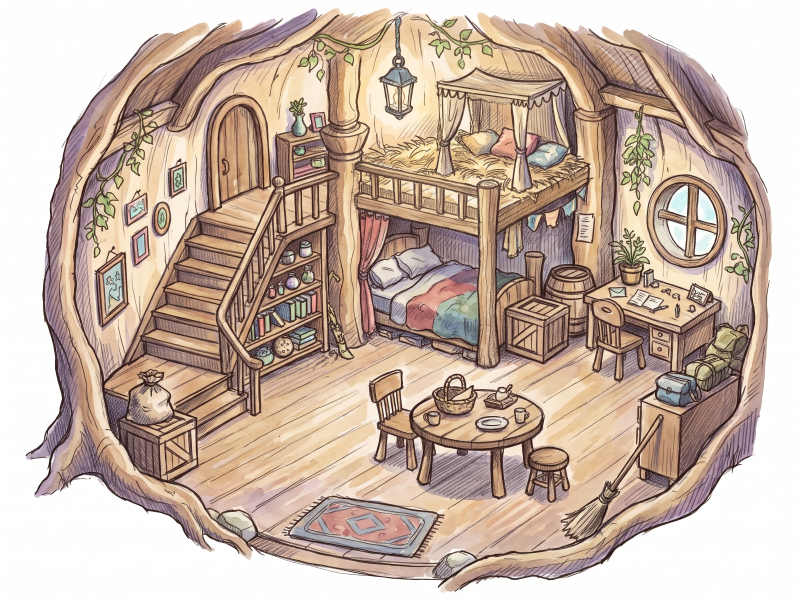
#> input picture docs/concept/hut_interior.jpg, 2400 x 1792 px (shown at 1/3 size)
$ python prepare_interior.py
#> lines starting #> are read from the running program, lines starting #| are printed output that depends on the picture; after the words box and inside, x2 and y2 are one past the last pixel; in counts of white or black regions, pixels touching at a corner belong together
"""木の家の中の絵（docs/concept/hut_interior.jpg。2026-11-19 Ronnie）をゲーム用にする。

- 1000x747 に縮める（村と同じく、絵の1px＝ゲームの1px。画面は 800x450 なので、中を歩くと少し動く）
- 部屋のまわりの白い紙は、暗い木の色にする（部屋の外が白く見えないように）
出力：public/assets/maps/hut.jpg
使い方：python tools/prepare_interior.py（numpy・scipy・Pillow）
"""
from pathlib import Path

import numpy as np
from PIL import Image
from scipy import ndimage

ROOT = Path(__file__).resolve().parent.parent
SRC = ROOT / 'docs/concept/hut_interior.jpg'
OUT = ROOT / 'public/assets/maps/hut.jpg'
SIZE = (1000, 747)
DARK = np.array([27, 23, 18], np.float32)


def main():
    im = Image.open(SRC).convert('RGB').resize(SIZE, Image.LANCZOS)
    a = np.asarray(im).astype(np.float32)
    mn = a.min(axis=2)
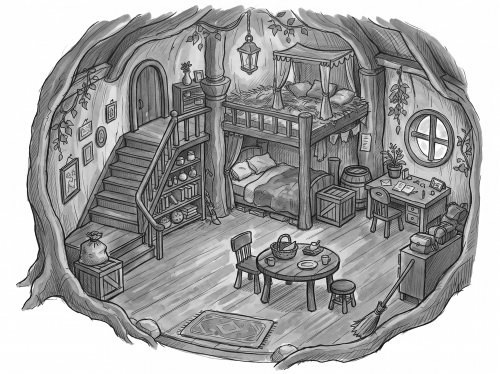
#> mn: shape (747, 1000) float32 (shown at 1/2 size); min 0, max 255, mean 163
    sat = a.max(axis=2) - mn
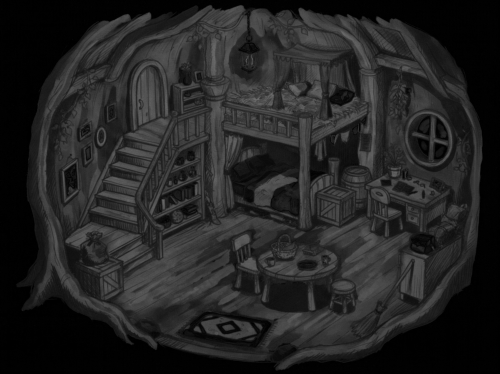
#> sat: shape (747, 1000) float32 (shown at 1/2 size); min 0, max 112, mean 35.4
    paper = (mn > 222) & (sat < 26)
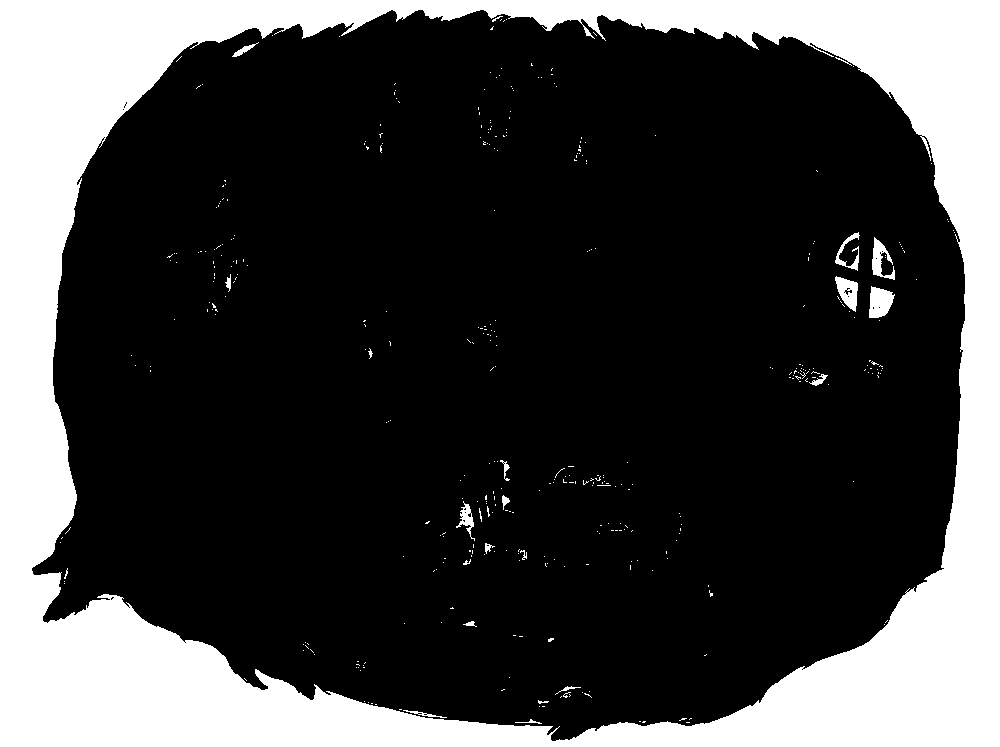
#> paper: shape (747, 1000) bool; 25.5% white; 388 white regions (367 under 20 px), largest, box (x1, y1, x2, y2) and area: (0, 0, 1000, 747) 186928, (869, 286, 895, 318) 594, (835, 276, 858, 312) 478
    lab, _ = ndimage.label(paper)
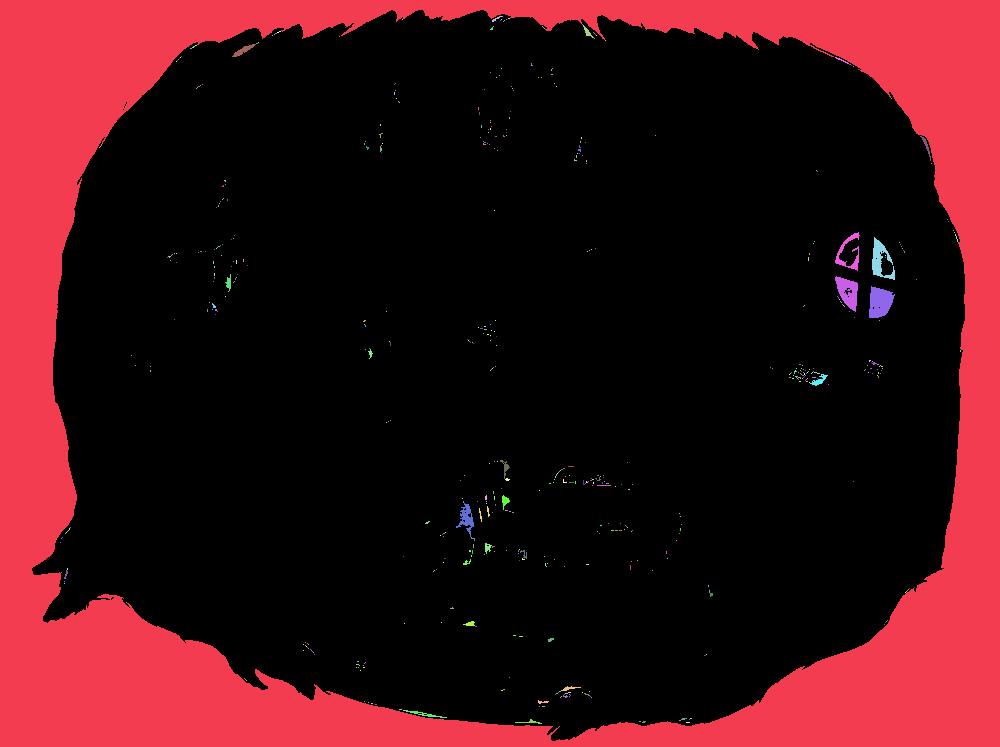
#> lab: shape (747, 1000) int32; 585 distinct labels, from 0 to 584; one colour per label, 0 black
    edge = set(np.unique(np.concatenate([lab[0], lab[-1], lab[:, 0], lab[:, -1]]))) - {0}
#> edge = 1 item
    outside = np.isin(lab, list(edge))
#> outside: shape (747, 1000) bool; 25% white; 1 white region, box (x1, y1, x2, y2) and area: (0, 0, 1000, 747) 186748
    outside = ndimage.binary_dilation(outside, iterations=1)
#> outside: shape (747, 1000) bool; 25.4% white; 1 white region, box (x1, y1, x2, y2) and area: (0, 0, 1000, 747) 189897
    # 外側ほど暗く（木のうろの奥に部屋があるように）
    k = ndimage.gaussian_filter(outside.astype(np.float32), 3)
    k = np.where(outside, 1.0, k)[..., None]
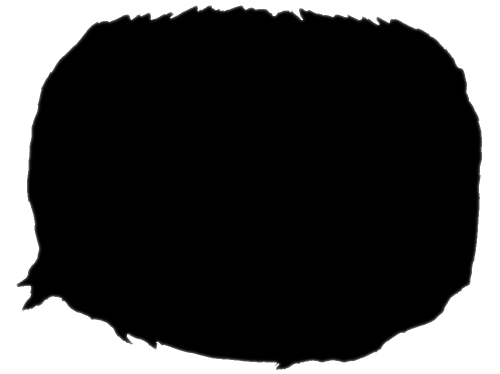
#> k: shape (747, 1000, 1) float32 (shown at 1/2 size); min 0, max 1, mean 0.259
    out = a * (1 - k) + DARK * k
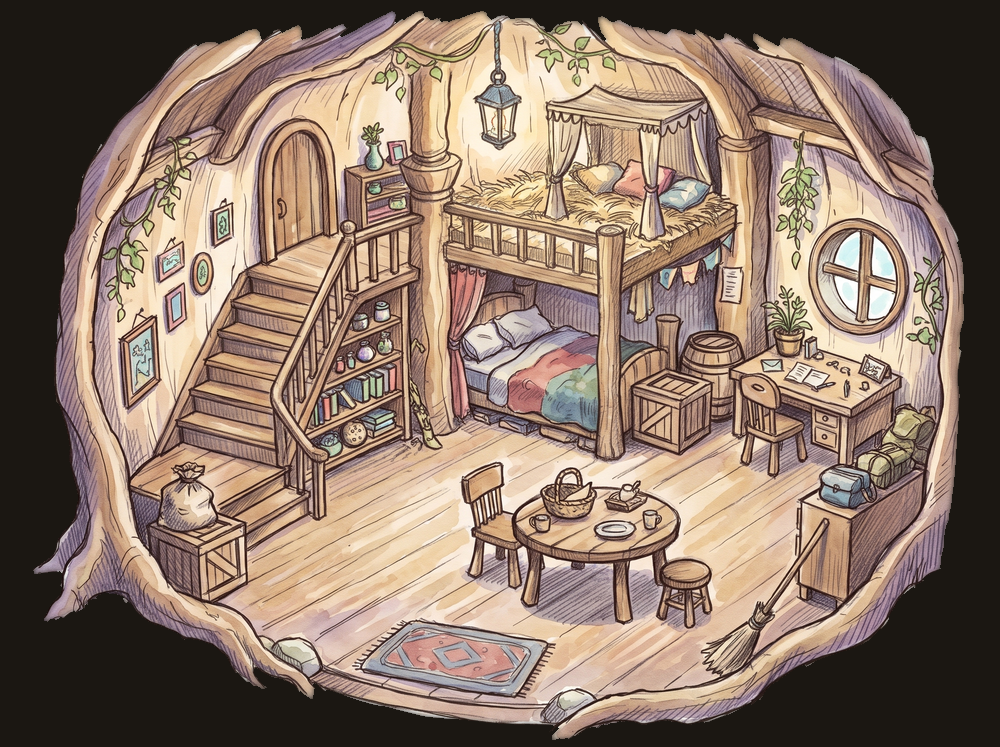
#> out: shape (747, 1000, 3) float32; mean R, G, B 139.6, 118.9, 103.6
    Image.fromarray(np.clip(out, 0, 255).astype(np.uint8)).save(OUT, quality=92)
    print('saved', OUT)


if __name__ == '__main__':
    main()

$ run again, with docs/concept/cows_white_black.jpg copied over docs/concept/hut_interior.jpg
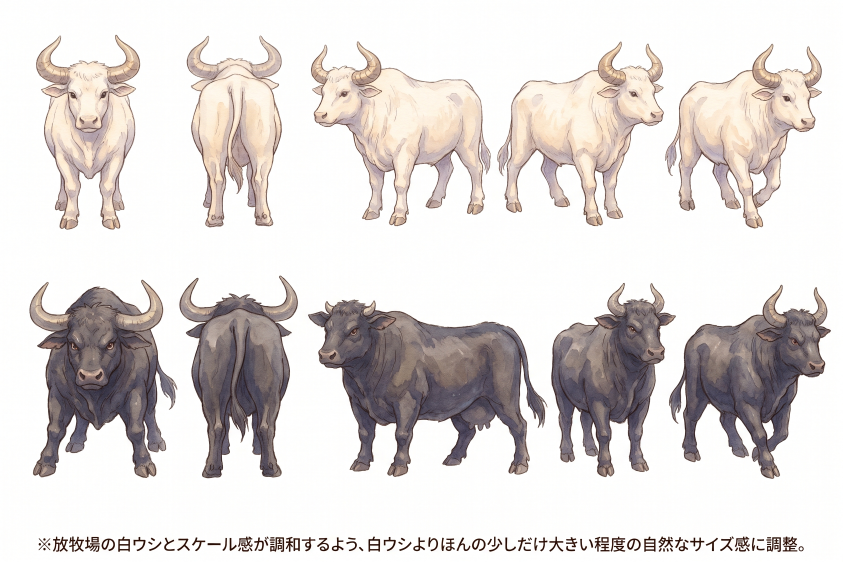
#> input picture docs/concept/cows_white_black.jpg, 2528 x 1686 px (shown at 1/3 size)
#> paper: shape (747, 1000) bool; 67.2% white; 168 black regions (94 under 20 px), largest, box (x1, y1, x2, y2) and area: (365, 398, 650, 634) 37675, (35, 372, 211, 636) 27570, (794, 378, 986, 637) 25169
#> in main, `lab, _ = ndimage.label(paper)`:
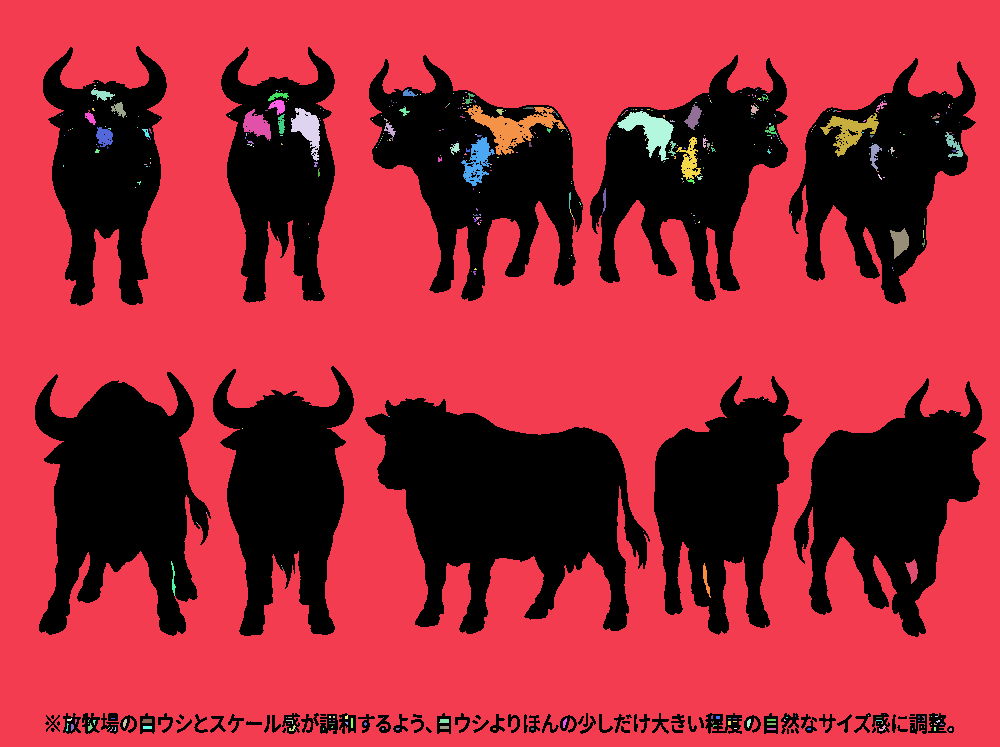
#> lab: shape (747, 1000) int32; 453 distinct labels, from 0 to 452; one colour per label, 0 black
#> edge = 1 item
#> in main, `out = a * (1 - k) + DARK * k`:
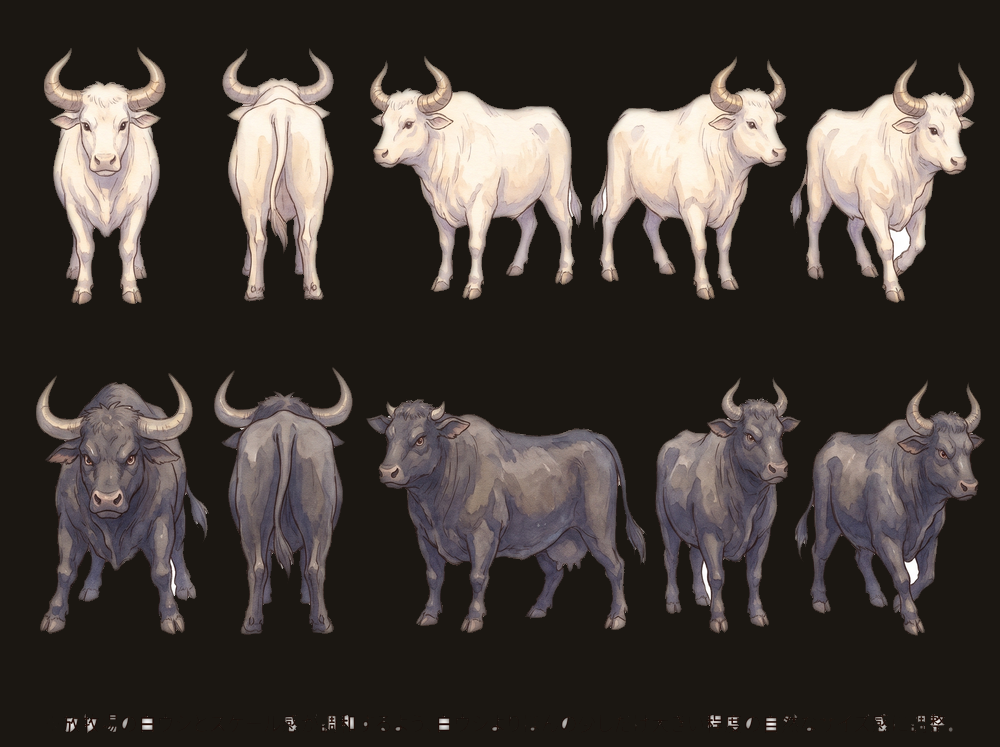
#> out: shape (747, 1000, 3) float32; mean R, G, B 67.9, 60.6, 54.8

$ run again, with docs/concept/dragons.jpg copied over docs/concept/hut_interior.jpg
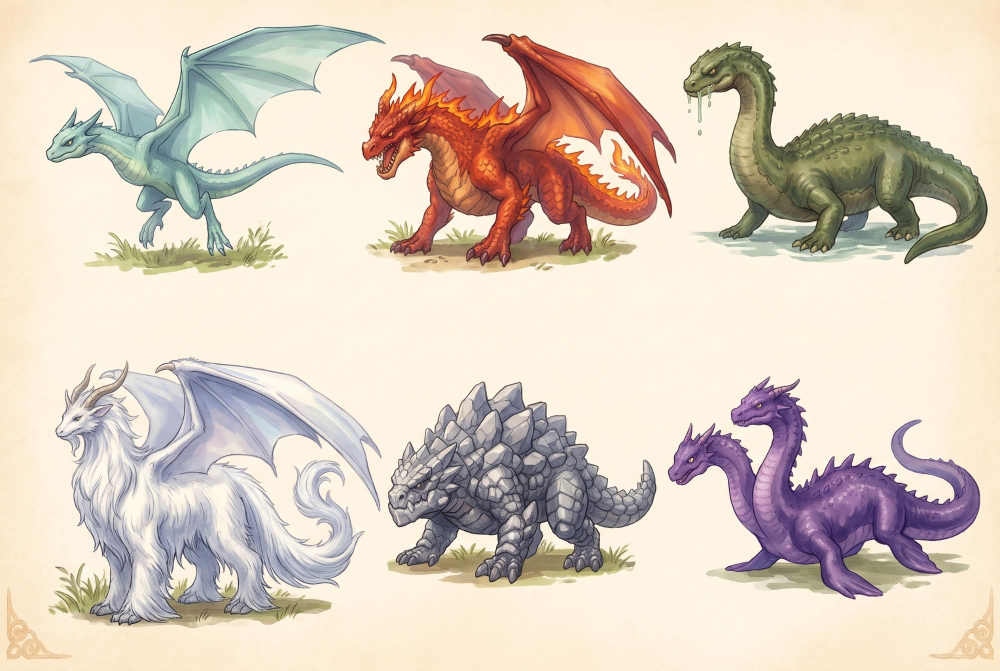
#> input picture docs/concept/dragons.jpg, 2000 x 1342 px (shown at 1/2 size)
#> in main, `paper = (mn > 222) & (sat < 26)`:
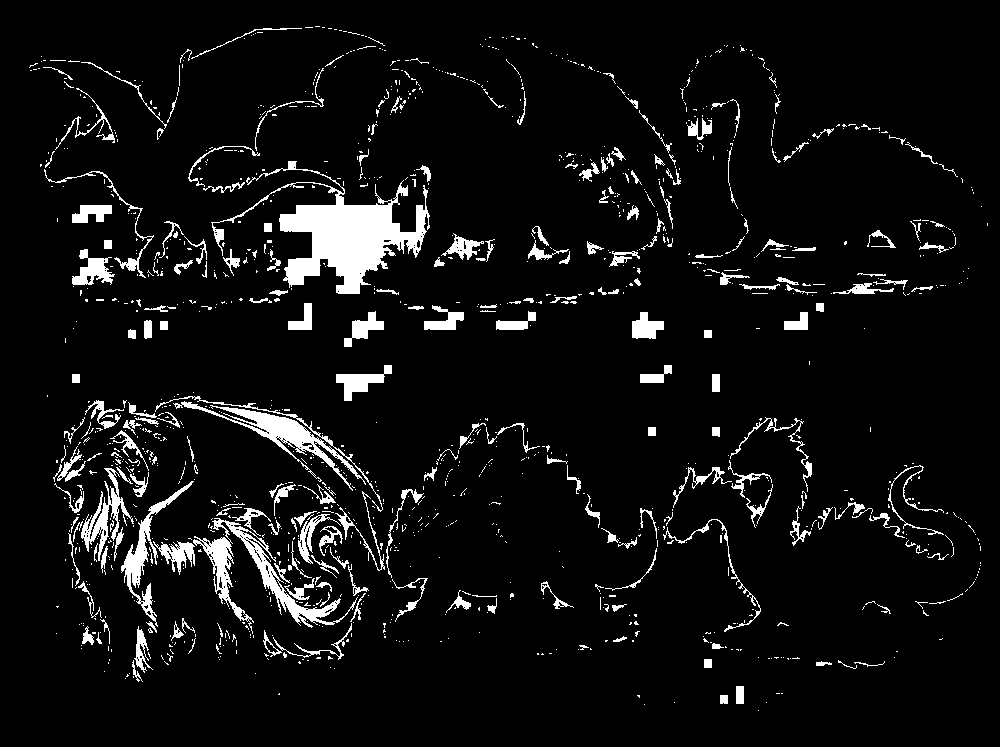
#> paper: shape (747, 1000) bool; 6.4% white; 1326 white regions (1084 under 20 px), largest, box (x1, y1, x2, y2) and area: (211, 161, 430, 294) 8706, (193, 518, 358, 634) 3215, (173, 401, 366, 491) 2486
#> in main, `lab, _ = ndimage.label(paper)`:
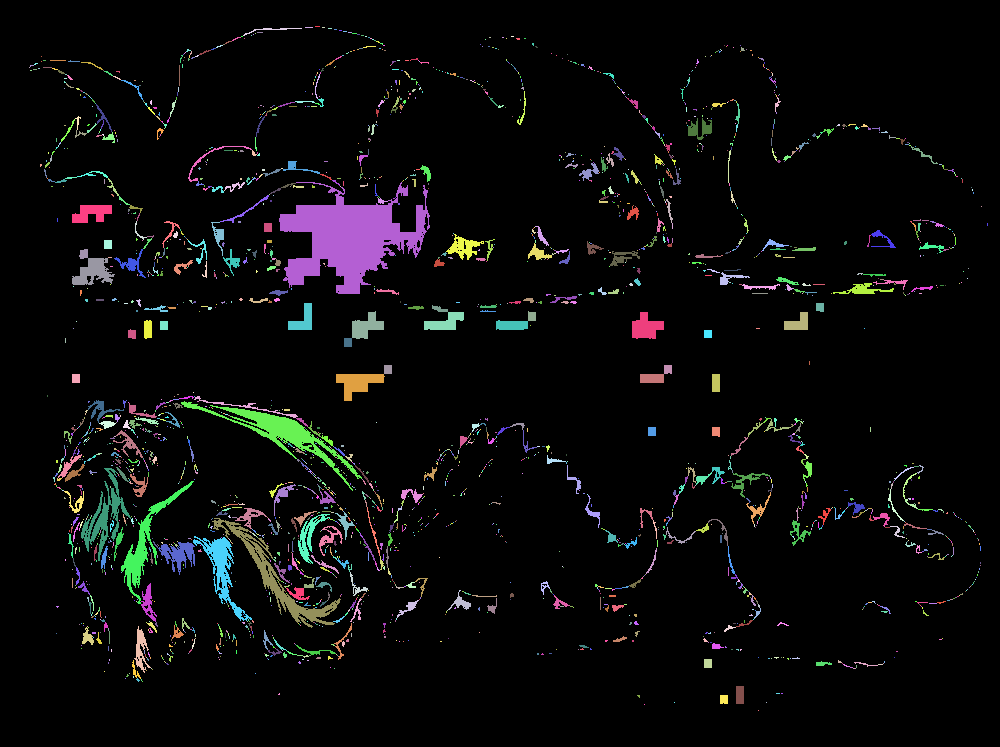
#> lab: shape (747, 1000) int32; 2685 distinct labels, from 0 to 2684; one colour per label, 0 black
#> edge = 0 items
#> outside: shape (747, 1000) bool; every value is 0
#> k: shape (747, 1000) float32; every value is 0
